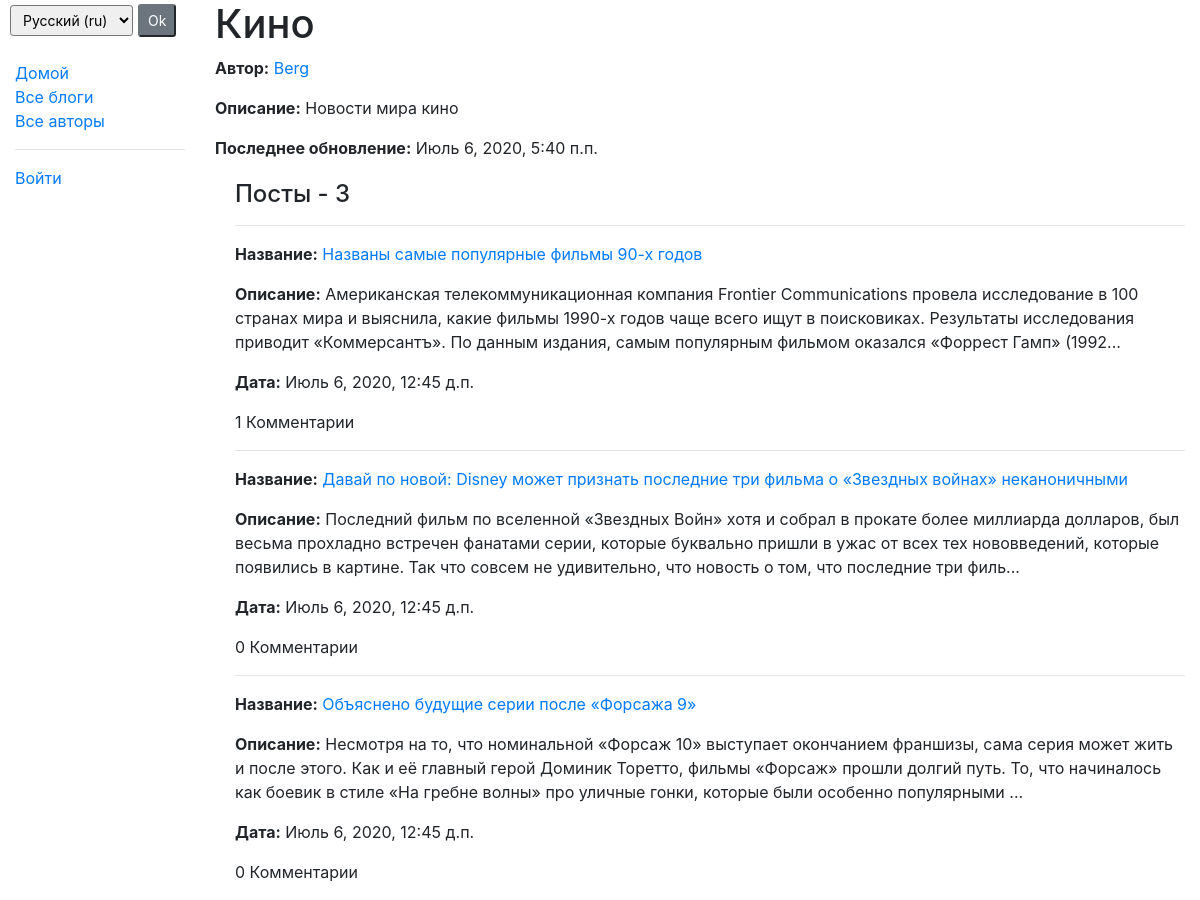
/blog/blogs/2, run on the app's committed database.
### miniBlog/models.py (models this page shows, shortened)
class Blog(models.Model):
    blog_name = models.CharField(max_length=250, verbose_name='Название')
    last_upd_date = models.DateTimeField(auto_now=True)
    blogger = models.ForeignKey(Blogger, on_delete=models.CASCADE, verbose_name='Автор')
    description = models.CharField(max_length=500, verbose_name='Описание', blank=True)
    class Meta:
        verbose_name = 'Блог'
        verbose_name_plural = 'Блоги'

class Blogger(models.Model):
    name = models.CharField(max_length=100, verbose_name='Имя')
    bio = models.TextField(max_length=500, blank=True, default='Нет информации', verbose_name='Общая информация')
    user = models.OneToOneField(User, on_delete=models.CASCADE, verbose_name='Пользователь')
    birth_date = models.DateField(null=True, blank=True, verbose_name='Дата рождения')
    image = models.ImageField(upload_to='image/', default='image/default_pic.png')
    class Meta:
        verbose_name = 'Автор блога'
        verbose_name_plural = 'Авторы'
    def get_absolute_url(self):
        return reverse('blogger', args=[str(self.id)])

class BlogMessage(models.Model):
    title = models.CharField(max_length=250, verbose_name='Название')
    create_date = models.DateTimeField(auto_now_add=True)
    text = models.TextField(verbose_name='Описание')
    blog = models.ForeignKey(Blog, on_delete=models.CASCADE, verbose_name='Блог')
    image = models.ImageField(upload_to='image/', null=True)
    class Meta:
        verbose_name = 'Пост'
        verbose_name_plural = 'Посты'
        ordering = ['create_date']
    def get_absolute_url(self):
        return reverse('message_detail', args=[str(self.blog.id), str(self.id)])
    def get_short_text(self):
        return self.text[:300] + '...' if len(self.text) > 300 else self.text

### miniBlog/views.py (the view)
# urls.py: path('blogs/<int:pk>', views.BlogDetailView.as_view(), name='blog_detail'),
class BlogDetailView(generic.DetailView):
    model = Blog

### miniBlog/templates/miniBlog/blog_detail.html
{% extends "base_site.html" %}
{% load i18n %}
{% block content %}
  <h1>{{ blog.blog_name }}</h1>
  <p><strong>{% trans 'Author' %}:</strong> <a href="{{ blog.blogger.get_absolute_url }}">{{ blog.blogger.name }}</a></p>
  <p><strong>{% trans 'Description' %}:</strong> {{ blog.description }}</p>
  <p><strong>{% trans 'LastUpdate' %}:</strong> {{ blog.last_upd_date }}</p>
  <div style="margin-left:20px;margin-top:20px">
    <h4>{% trans 'Posts' %} - {{ blog.blogmessage_set.count }}</h4>
    {% for post in blog.blogmessage_set.all %}
    <hr>
    <p><strong>{% trans 'Title' %}:</strong> <a href="{{ post.get_absolute_url}}">{{post.title}}</a></p>
    <p><strong>{% trans 'Description' %}:</strong> {{post.get_short_text}}</p>
    <p><strong>{% trans 'Date' %}:</strong> {{post.create_date}}</p>
    <p>{{post.comment_set.count}} {% trans 'Comments' %}</p>
    {% endfor %}
  </div>
{% endblock %}

### data on the page
Blog: blog_name "Кино", blogger.name "Berg", description "Новости мира кино", last_upd_date "Июль 6, 2020, 5:40 п.п.", blogmessage_set.count "3"
BlogMessage: title "Названы самые популярные фильмы 90-х годов", get_short_text "Американская телекоммуникационная компания Frontier Communications провела исследование в 100 странах мира и выяснила, какие фильмы 1990-х годов чаще всего ищут в поисковиках. Результаты исследования приводит «Коммерсантъ». По данным издания, самым популярным фильмом оказался «Форрест Гамп» (1992...", create_date "Июль 6, 2020, 12:45 д.п.", comment_set.count "1"
BlogMessage: title "Давай по новой: Disney может признать последние три фильма о «Звездных войнах» неканоничными", get_short_text "Последний фильм по вселенной «Звездных Войн» хотя и собрал в прокате более миллиарда долларов, был весьма прохладно встречен фанатами серии, которые буквально пришли в ужас от всех тех нововведений, которые появились в картине. Так что совсем не удивительно, что новость о том, что последние три филь...", create_date "Июль 6, 2020, 12:45 д.п.", comment_set.count "0"
BlogMessage: title "Объяснено будущие серии после «Форсажа 9»", get_short_text "Несмотря на то, что номинальной «Форсаж 10» выступает окончанием франшизы, сама серия может жить и после этого. Как и её главный герой Доминик Торетто, фильмы «Форсаж» прошли долгий путь. То, что начиналось как боевик в стиле «На гребне волны» про уличные гонки, которые были особенно популярными ...", create_date "Июль 6, 2020, 12:45 д.п.", comment_set.count "0"

### other printed values
form field language "Русский (ru)"
